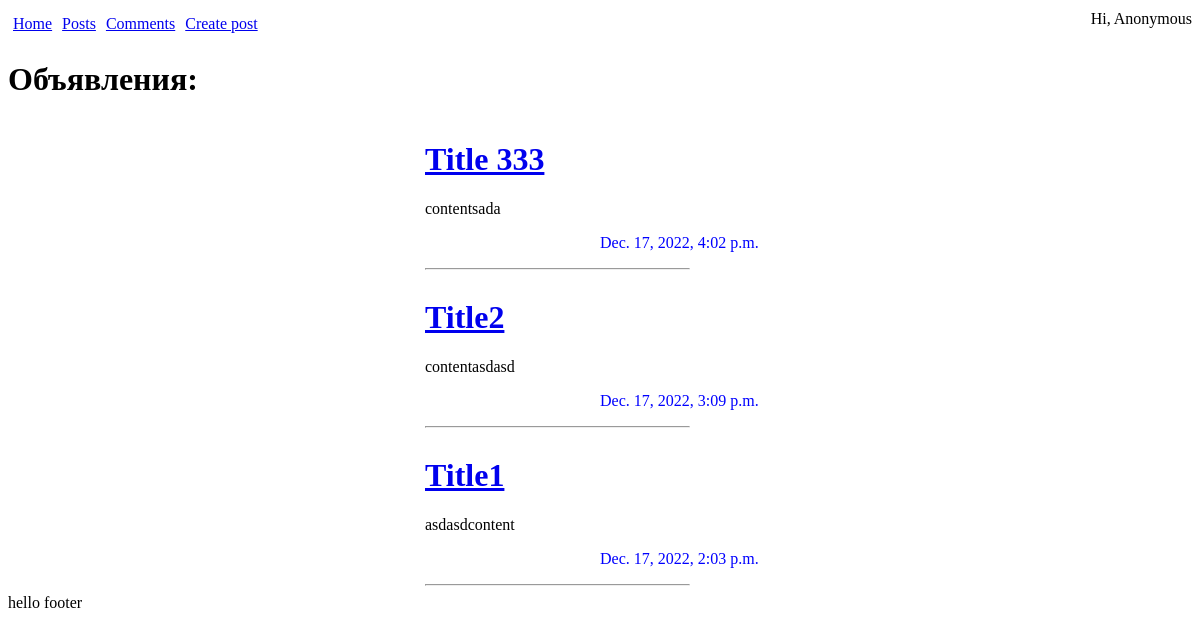
Page /announce/ on the earlier database version.
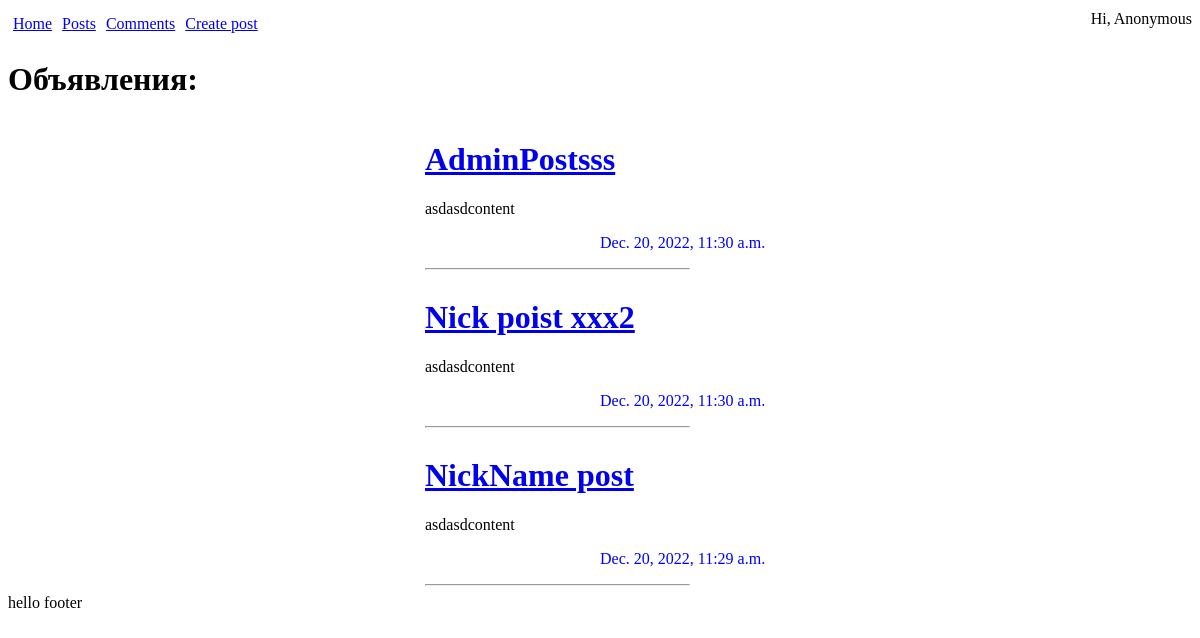
Same page on the later database version.
### app/models.py (models this page shows, shortened)
class Announcement(models.Model):
    Announcement_author = models.ForeignKey(MyUser, on_delete=models.CASCADE)
    Creation_date = models.DateTimeField(auto_now_add=True)
    Announcement_title = models.CharField(max_length=255)
    Announcement_text = models.TextField(default='content')
    CHOICES = (
        ('Tank', 'Танки'),
        ('Heal', 'Хилы'),
        ('DD', 'ДД'),
        ('Sales', 'Торговецы'),
        ('GM', 'Гилдмастеры'),
        ('QG', 'Квестгиверы'),
        ('BS', 'Кузнецы'),
        ('PS', 'Кожевники'),
        ('Potions', 'Зельевары'),
        ('Magic', 'Мастера заклинаний'),
    )
    Category = models.CharField(max_length=300, choices = CHOICES)

### app/views.py (the view)
# urls.py: path('', AnnouncementList.as_view()),
class AnnouncementList(ListView):
    model = Announcement
    template_name = 'announce/announce.html'
    context_object_name = 'Announcement'
    ordering = ['-Creation_date']
    paginate_by = 10
    form_class = AnnouncementForm
    queryset = Announcement.objects.all()
    def get_context_data(self, **kwargs):
        context = super().get_context_data(**kwargs)
        return context

### app/templates/announce/announce.html
{% extends 'base.html' %}
{% block content %}
    <h1>Объявления: </h1>
    <div class="announce">
        {% for Announce in Announcement %}
            <div class = "announce-item">
                <a href="{{Announce.id}}"><h1>{{ Announce.Announcement_title }}</h1></a>
                <p>{{ Announce.Announcement_text|linebreaksbr }}</p>
                <p>{{ Announce.Creation_date }}</p>
                <hr style="width:75%;text-align:left;margin-left:0">
            </div>
        {% endfor %}
    </div>
{% endblock %}

### app/templates/base.html (shortened to what this page needs)
<!DOCTYPE html>
{% load static %}
<html>
<head>
  <link rel="stylesheet" href="/static/css/styles.css?{% now "U" %}"/>
</head>
<body>
  <header>
      <a href="/">Home</a>
      <a href="/announce">Posts</a>
      <a href="/comments">Comments</a>
      <a href="/announce_create">Create post</a>
      <p>
        {% if user.is_authenticated %}
          Hi, {{user}}
        {% else %}
          Hi, Anonymous
        {% endif %}
      </p>
  </header>
  <main>
      {% block content %}
      {% endblock %}
  </main>
    <footer>
      hello footer
    </footer>
</body>
</html>

### app/static/css/styles.css (style rules this page uses)
header { display: flex; justify-content: space-between; height: 30px; margin-top: 10px; }
header a { padding: 5px; }
header p { margin-top: auto; margin-left:auto; }
.announce { display: flex; justify-content: space-around; align-content: center; flex-direction: column; flex-wrap: wrap; }
.announce-item { width: 350px; }
.announce-item p:nth-child(2n+1) { color: blue; margin-left: 50%; }

Differences in the rows shown:
removed Announcement: Announcement_title "Title 333", Announcement_text "contentsada", Creation_date "Dec. 17, 2022, 4:02 p.m."
removed Announcement: Announcement_title "Title2", Announcement_text "contentasdasd", Creation_date "Dec. 17, 2022, 3:09 p.m."
removed Announcement: Announcement_title "Title1", Announcement_text "asdasdcontent", Creation_date "Dec. 17, 2022, 2:03 p.m."
added Announcement: Announcement_title "AdminPostsss", Announcement_text "asdasdcontent", Creation_date "Dec. 20, 2022, 11:30 a.m."
added Announcement: Announcement_title "Nick poist xxx2", Announcement_text "asdasdcontent", Creation_date "Dec. 20, 2022, 11:30 a.m."
added Announcement: Announcement_title "NickName post", Announcement_text "asdasdcontent", Creation_date "Dec. 20, 2022, 11:29 a.m."
